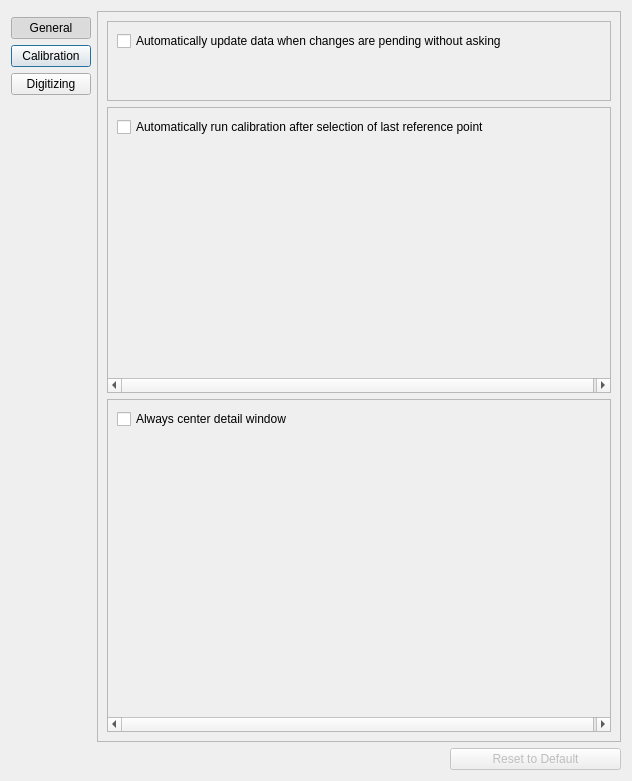
<?xml version="1.0" encoding="UTF-8"?>
<ui version="4.0">
 <class>SettingsDialog</class>
 <widget class="QDialog" name="SettingsDialog">
  <property name="geometry">
   <rect>
    <x>0</x>
    <y>0</y>
    <width>629</width>
    <height>751</height>
   </rect>
  </property>
  <property name="windowTitle">
   <string>Settings</string>
  </property>
  <property name="windowIcon">
   <iconset resource="../calibrationtool_resources.qrc">
    <normaloff>:/images/resource-files/icons/XMALab-Icon.png</normaloff>:/images/resource-files/icons/XMALab-Icon.png</iconset>
  </property>
  <layout class="QGridLayout" name="gridLayout">
   <item row="6" column="0" colspan="3">
    <spacer name="horizontalSpacer">
     <property name="orientation">
      <enum>Qt::Horizontal</enum>
     </property>
     <property name="sizeHint" stdset="0">
      <size>
       <width>40</width>
       <height>20</height>
      </size>
     </property>
    </spacer>
   </item>
   <item row="5" column="0">
    <spacer name="verticalSpacer">
     <property name="orientation">
      <enum>Qt::Vertical</enum>
     </property>
     <property name="sizeHint" stdset="0">
      <size>
       <width>20</width>
       <height>40</height>
      </size>
     </property>
    </spacer>
   </item>
   <item row="3" column="0">
    <widget class="QPushButton" name="pushButton_Calibration">
     <property name="sizePolicy">
      <sizepolicy hsizetype="Maximum" vsizetype="Fixed">
       <horstretch>0</horstretch>
       <verstretch>0</verstretch>
      </sizepolicy>
     </property>
     <property name="text">
      <string>Calibration</string>
     </property>
     <property name="checkable">
      <bool>true</bool>
     </property>
     <property name="autoExclusive">
      <bool>true</bool>
     </property>
    </widget>
   </item>
   <item row="1" column="1" rowspan="5" colspan="3">
    <widget class="QFrame" name="frame">
     <property name="sizePolicy">
      <sizepolicy hsizetype="Minimum" vsizetype="Minimum">
       <horstretch>0</horstretch>
       <verstretch>0</verstretch>
      </sizepolicy>
     </property>
     <property name="frameShape">
      <enum>QFrame::StyledPanel</enum>
     </property>
     <property name="frameShadow">
      <enum>QFrame::Raised</enum>
     </property>
     <layout class="QGridLayout" name="gridLayout_2">
      <item row="0" column="0">
       <widget class="QScrollArea" name="scrollArea_General">
        <property name="widgetResizable">
         <bool>true</bool>
        </property>
        <widget class="QWidget" name="scrollAreaWidgetContents_General">
         <property name="geometry">
          <rect>
           <x>0</x>
           <y>0</y>
           <width>508</width>
           <height>85</height>
          </rect>
         </property>
         <layout class="QGridLayout" name="gridLayout_3">
          <item row="0" column="0">
           <widget class="QCheckBox" name="checkBox_AutoConfirmPendingChanges">
            <property name="sizePolicy">
             <sizepolicy hsizetype="Minimum" vsizetype="Minimum">
              <horstretch>0</horstretch>
              <verstretch>0</verstretch>
             </sizepolicy>
            </property>
            <property name="text">
             <string>Automatically update data when changes are pending without asking</string>
            </property>
           </widget>
          </item>
          <item row="2" column="0">
           <spacer name="verticalSpacer_2">
            <property name="orientation">
             <enum>Qt::Vertical</enum>
            </property>
            <property name="sizeHint" stdset="0">
             <size>
              <width>20</width>
              <height>40</height>
             </size>
            </property>
           </spacer>
          </item>
         </layout>
        </widget>
       </widget>
      </item>
      <item row="1" column="0">
       <widget class="QScrollArea" name="scrollArea_Calibration">
        <property name="widgetResizable">
         <bool>true</bool>
        </property>
        <widget class="QWidget" name="scrollAreaWidgetContents_Calibration">
         <property name="geometry">
          <rect>
           <x>0</x>
           <y>0</y>
           <width>508</width>
           <height>290</height>
          </rect>
         </property>
         <layout class="QGridLayout" name="gridLayout_4">
          <item row="0" column="0">
           <widget class="QCheckBox" name="checkBox_AutoCalibAfterReference">
            <property name="sizePolicy">
             <sizepolicy hsizetype="Minimum" vsizetype="Minimum">
              <horstretch>0</horstretch>
              <verstretch>0</verstretch>
             </sizepolicy>
            </property>
            <property name="text">
             <string>Automatically run calibration after selection of last reference point</string>
            </property>
           </widget>
          </item>
          <item row="1" column="0">
           <spacer name="verticalSpacer_3">
            <property name="orientation">
             <enum>Qt::Vertical</enum>
            </property>
            <property name="sizeHint" stdset="0">
             <size>
              <width>487</width>
              <height>246</height>
             </size>
            </property>
           </spacer>
          </item>
         </layout>
        </widget>
       </widget>
      </item>
      <item row="2" column="0">
       <widget class="QScrollArea" name="scrollArea_Digitizing">
        <property name="widgetResizable">
         <bool>true</bool>
        </property>
        <widget class="QWidget" name="scrollAreaWidgetContents_Digitizing">
         <property name="geometry">
          <rect>
           <x>0</x>
           <y>0</y>
           <width>508</width>
           <height>291</height>
          </rect>
         </property>
         <layout class="QGridLayout" name="gridLayout_5">
          <item row="2" column="0">
           <spacer name="verticalSpacer_4">
            <property name="orientation">
             <enum>Qt::Vertical</enum>
            </property>
            <property name="sizeHint" stdset="0">
             <size>
              <width>487</width>
              <height>293</height>
             </size>
            </property>
           </spacer>
          </item>
          <item row="1" column="0">
           <widget class="QCheckBox" name="checkBox_UseCenteredDetailWindow">
            <property name="sizePolicy">
             <sizepolicy hsizetype="Minimum" vsizetype="Minimum">
              <horstretch>0</horstretch>
              <verstretch>0</verstretch>
             </sizepolicy>
            </property>
            <property name="text">
             <string>Always center detail window</string>
            </property>
           </widget>
          </item>
         </layout>
        </widget>
       </widget>
      </item>
     </layout>
    </widget>
   </item>
   <item row="2" column="0">
    <widget class="QPushButton" name="pushButton_General">
     <property name="sizePolicy">
      <sizepolicy hsizetype="Maximum" vsizetype="Fixed">
       <horstretch>0</horstretch>
       <verstretch>0</verstretch>
      </sizepolicy>
     </property>
     <property name="text">
      <string>General</string>
     </property>
     <property name="checkable">
      <bool>true</bool>
     </property>
     <property name="checked">
      <bool>true</bool>
     </property>
     <property name="autoExclusive">
      <bool>true</bool>
     </property>
    </widget>
   </item>
   <item row="6" column="3">
    <widget class="QPushButton" name="pushButton_Reset">
     <property name="enabled">
      <bool>false</bool>
     </property>
     <property name="text">
      <string>Reset to Default</string>
     </property>
    </widget>
   </item>
   <item row="4" column="0">
    <widget class="QPushButton" name="pushButton_Digitizing">
     <property name="sizePolicy">
      <sizepolicy hsizetype="Maximum" vsizetype="Fixed">
       <horstretch>0</horstretch>
       <verstretch>0</verstretch>
      </sizepolicy>
     </property>
     <property name="text">
      <string>Digitizing</string>
     </property>
     <property name="checkable">
      <bool>true</bool>
     </property>
     <property name="autoExclusive">
      <bool>true</bool>
     </property>
    </widget>
   </item>
  </layout>
 </widget>
 <resources>
  <include location="../calibrationtool_resources.qrc"/>
 </resources>
 <connections/>
</ui>
